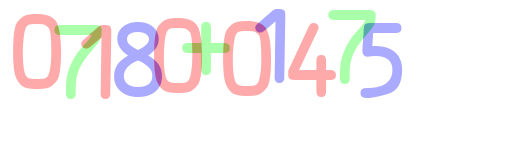
#> input picture Captcha_Hacking/raw_images/1.png, 510 x 150 px
$ python test.py   (older library calls are emulated)
#> lines starting #> are read from the running program, lines starting #| are printed output that depends on the picture; after the words box and inside, x2 and y2 are one past the last pixel; in counts of white or black regions, pixels touching at a corner belong together
### Captcha_Hacking/utils.py
import re
import cv2
import numpy as np

RED = 0
BLUE = 1
GREEN = 2

# 같은 색의 문자를 추출 => 흑백이미지로 변환하여 반환
# image.shape => ( 높이, 너비, 3(RGB) )
def get_chars(image, color):
    other_color_1 = (color+1)%3
    other_color_2 = (color+2)%3

    # 다른 색 검정으로 칠하기
    filter = image[:, :, other_color_1] == 255
    image[filter] = [0, 0, 0]
    filter = image[:, :, other_color_2] == 255
    image[filter] = [0, 0, 0]

    # 겹치는 부분 검정색으로 만들기
    filter = image[:, :, color] < 170
    image[filter] = [0, 0, 0]

    # 겹치는 부분 제외하고 흰색으로 칠하기
    filter = image[:, :, color] != 0
    image[filter] = [255, 255, 255]

    return image

# 순서를 지키면서 이미지로부터 글자를 추출
# [22 lines left out: function extract_chars, not called in this run]

def resize20(image):
    resized = cv2.resize(image, (20, 20))
    return resized.reshape(-1, 400).astype(np.float32)

# [23 lines left out: function lstrip_0, not called in this run]

### Captcha_Hacking/test.py
import cv2
import utils

image = cv2.imread('./raw_images/1.png')
#> image is the input picture: shape (150, 510, 3); mean B, G, R 243.3, 242, 246.8
print(image.shape)
#| (150, 510, 3)
red = utils.get_chars(image.copy(), utils.RED)
#> in get_chars, `filter = image[:, :, other_color_1] == 255`:
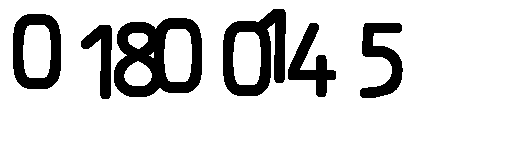
#> filter: shape (150, 510) bool; 83.5% white; 6 black regions, box (x1, y1, x2, y2) and area: (114, 18, 202, 97) 3820, (223, 9, 286, 96) 2877, (13, 14, 61, 89) 1926, (360, 23, 403, 98) 1568, (288, 23, 336, 97) 1363, (81, 25, 112, 99) 1044
#> in get_chars, `filter = image[:, :, other_color_2] == 255`: filter: shape (150, 510) bool; 9.7% white; 6 white regions, box (x1, y1, x2, y2) and area: (13, 14, 61, 89) 1875, (223, 21, 271, 96) 1767, (154, 18, 202, 93) 1568, (288, 23, 336, 97) 1363, (100, 25, 112, 99) 772, (81, 35, 91, 47) 45
#> in get_chars, `image[filter] = [0, 0, 0]`: image: shape (150, 510, 3); mean of channels 0, 1, 2 16, 11.8, 12
#> in get_chars, `filter = image[:, :, color] < 170`: filter: shape (150, 510) bool; 93.8% white; 9 black regions (6 under 20 px), largest, box (x1, y1, x2, y2) and area: (114, 22, 162, 97) 2126, (360, 23, 403, 98) 1568, (255, 9, 286, 83) 1044
#> in get_chars, `image[filter] = [0, 0, 0]`: image: shape (150, 510, 3); mean of channels 0, 1, 2 15.4, 10.7, 10.9
green = utils.get_chars(image.copy(), utils.GREEN)
#> call 2 of get_chars, with color = 2
#> in get_chars (call 2), `filter = image[:, :, other_color_1] == 255`: filter: shape (150, 510) bool; 85.5% white; 4 black regions, box (x1, y1, x2, y2) and area: (154, 18, 271, 96) 4554, (13, 14, 112, 99) 3919, (288, 23, 336, 97) 1363, (328, 10, 376, 84) 1227
#> in get_chars (call 2), `filter = image[:, :, other_color_2] == 255`: filter: shape (150, 510) bool; 3.6% white; 5 white regions, box (x1, y1, x2, y2) and area: (328, 10, 376, 84) 1116, (201, 22, 223, 75) 608, (66, 39, 101, 99) 607, (59, 25, 99, 35) 342, (182, 43, 192, 53) 94
#> in get_chars (call 2), `image[filter] = [0, 0, 0]`: image: shape (150, 510, 3); mean of channels 0, 1, 2 18.8, 19, 26.6
#> in get_chars (call 2), `filter = image[:, :, color] < 170`: filter: shape (150, 510) bool; 89.3% white; 5 black regions, box (x1, y1, x2, y2) and area: (13, 14, 61, 89) 1926, (154, 18, 202, 93) 1926, (223, 21, 271, 96) 1926, (288, 23, 336, 97) 1363, (81, 25, 112, 99) 1044
#> in get_chars (call 2), `image[filter] = [0, 0, 0]`:
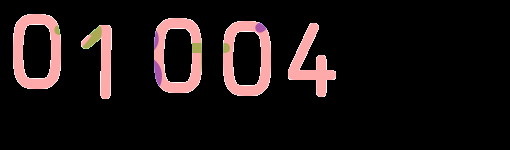
#> image: shape (150, 510, 3); mean of channels 0, 1, 2 18.5, 18.7, 26.5; drawn as B, G, R
blue = utils.get_chars(image.copy(), utils.BLUE)
#> call 3 of get_chars, with color = 1
#> in get_chars (call 3), `filter = image[:, :, other_color_1] == 255`:
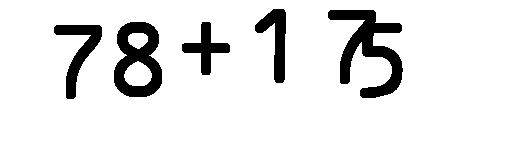
#> filter: shape (150, 510) bool; 89.6% white; 5 black regions, box (x1, y1, x2, y2) and area: (328, 10, 403, 98) 2684, (114, 22, 162, 97) 2126, (54, 25, 102, 99) 1227, (255, 9, 286, 83) 1044, (182, 22, 230, 75) 894
#> in get_chars (call 3), `filter = image[:, :, other_color_2] == 255`:
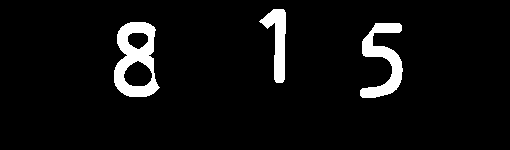
#> filter: shape (150, 510) bool; 5.6% white; 3 white regions, box (x1, y1, x2, y2) and area: (114, 22, 160, 97) 1894, (360, 23, 403, 98) 1457, (259, 9, 286, 83) 951
#> in get_chars (call 3), `image[filter] = [0, 0, 0]`:
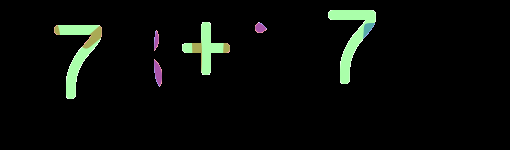
#> image: shape (150, 510, 3); mean of channels 0, 1, 2 8, 11, 8.3; drawn as B, G, R
#> in get_chars (call 3), `filter = image[:, :, color] < 170`:
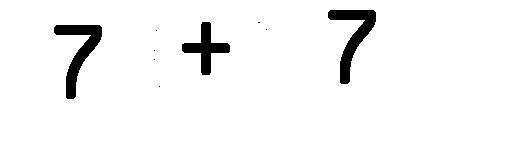
#> filter: shape (150, 510) bool; 95.6% white; 9 black regions (6 under 20 px), largest, box (x1, y1, x2, y2) and area: (328, 10, 376, 84) 1227, (54, 25, 102, 99) 1227, (182, 22, 230, 75) 894
#> in get_chars (call 3), `image[filter] = [0, 0, 0]`:
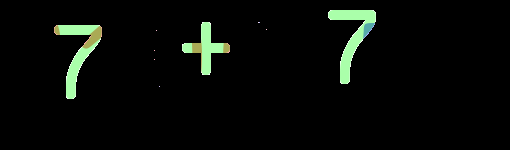
#> image: shape (150, 510, 3); 0.42% of pixels changed, all inside (x1, y1, x2, y2) = (154, 23, 267, 86); drawn as B, G, R
cv2.imshow('Image Gray', red)
cv2.waitKey(0)
cv2.imshow('Image Gray', green)
cv2.waitKey(0)
cv2.imshow('Image Gray', blue)
cv2.waitKey(0)

$ run again, with Captcha_Hacking/raw_images/2.png copied over Captcha_Hacking/raw_images/1.png
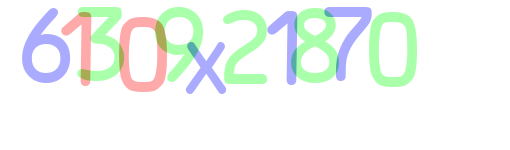
#> input picture Captcha_Hacking/raw_images/2.png, 510 x 150 px
#> image is the input picture: shape (150, 510, 3); mean B, G, R 242.9, 246.9, 240.8
#| (150, 510, 3)
#> in get_chars (call 3), `image[filter] = [0, 0, 0]`:
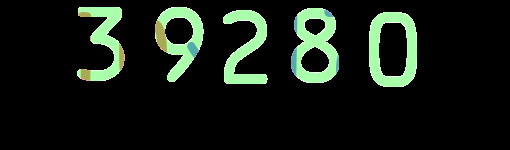
#> image: shape (150, 510, 3); mean of channels 0, 1, 2 20.4, 29.1, 20.6; drawn as B, G, R
#> in get_chars (call 3), `filter = image[:, :, color] < 170`:
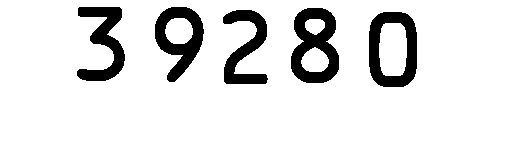
#> filter: shape (150, 510) bool; 88.2% white; 5 black regions, box (x1, y1, x2, y2) and area: (291, 8, 339, 83) 2126, (369, 12, 417, 87) 1926, (155, 7, 204, 82) 1749, (77, 7, 125, 81) 1665, (223, 10, 268, 84) 1560

$ run again, with Captcha_Hacking/raw_images/3.png copied over Captcha_Hacking/raw_images/1.png
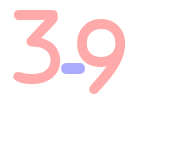
#> input picture Captcha_Hacking/raw_images/3.png, 190 x 150 px
#> image is the input picture: shape (150, 190, 3); mean B, G, R 245.7, 245, 254.3
#| (150, 190, 3)
#> in get_chars, `filter = image[:, :, other_color_1] == 255`:
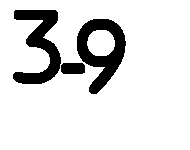
#> filter: shape (150, 190) bool; 87.1% white; 3 black regions, box (x1, y1, x2, y2) and area: (77, 19, 126, 94) 1749, (13, 10, 61, 84) 1665, (61, 63, 85, 74) 253
#> in get_chars (call 2), `image[filter] = [255, 255, 255]`:
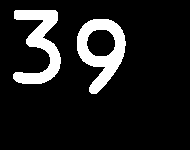
#> image: shape (150, 190, 3); 12% white; 2 white regions, box (x1, y1, x2, y2) and area: (77, 19, 126, 94) 1749, (13, 10, 61, 84) 1665
